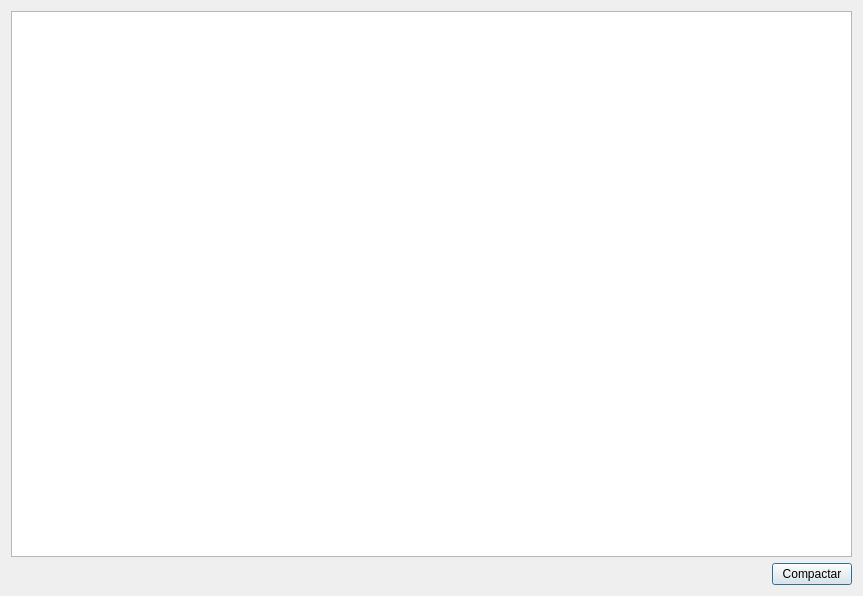
<?xml version="1.0" encoding="UTF-8"?>
<ui version="4.0">
 <class>DlgPPPLogViewer</class>
 <widget class="QDialog" name="DlgPPPLogViewer">
  <property name="geometry">
   <rect>
    <x>0</x>
    <y>0</y>
    <width>863</width>
    <height>596</height>
   </rect>
  </property>
  <property name="windowTitle">
   <string>Visor de registros</string>
  </property>
  <layout class="QGridLayout" name="gridLayout">
   <item row="1" column="1">
    <widget class="QPushButton" name="compactLogsButton">
     <property name="text">
      <string>Compactar</string>
     </property>
    </widget>
   </item>
   <item row="1" column="0">
    <widget class="QLabel" name="infoLabel">
     <property name="sizePolicy">
      <sizepolicy hsizetype="MinimumExpanding" vsizetype="Preferred">
       <horstretch>0</horstretch>
       <verstretch>0</verstretch>
      </sizepolicy>
     </property>
     <property name="text">
      <string/>
     </property>
    </widget>
   </item>
   <item row="0" column="0" colspan="2">
    <widget class="QTableWidget" name="logsTable">
     <attribute name="horizontalHeaderStretchLastSection">
      <bool>true</bool>
     </attribute>
     <attribute name="verticalHeaderDefaultSectionSize">
      <number>26</number>
     </attribute>
    </widget>
   </item>
  </layout>
 </widget>
 <resources/>
 <connections/>
</ui>
